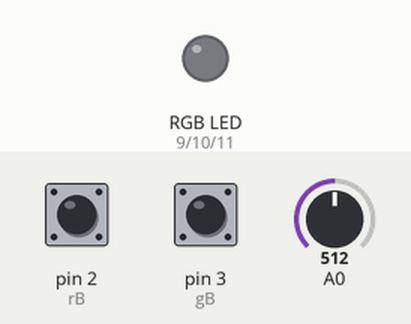
Simulated run of this sketch. Board: Arduino Nano, built with avr-gcc and run on an emulated ATmega328P. On the bench: an RGB LED mixed from three pins (HIGH = lit). Inputs (shaded band) come from the test bench; at power-on: pin 2 (rB) HIGH, pin 3 (gB) HIGH, A0 = 512. Dim RGB values are drawn brighter than linear.

Above: at 1.2 s.
1.3 s: pin 2 (rB) pulled LOW for 0.15 s
At 1.37 s:
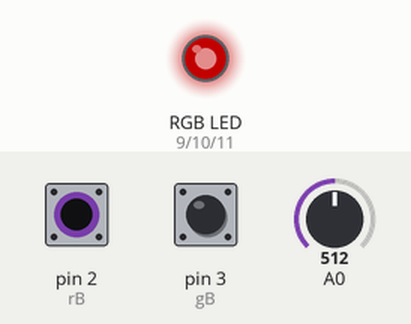
2.9 s: pin 3 (gB) pulled LOW for 0.15 s
At 2.97 s:
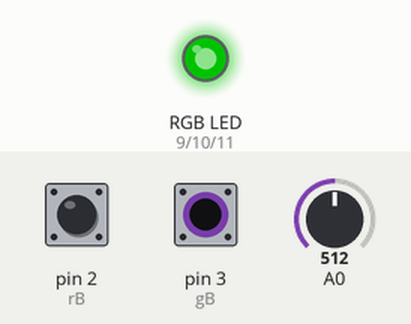
4.5 s: pin 3 (gB) pulled LOW for 3.2 s
At 8.9 s:
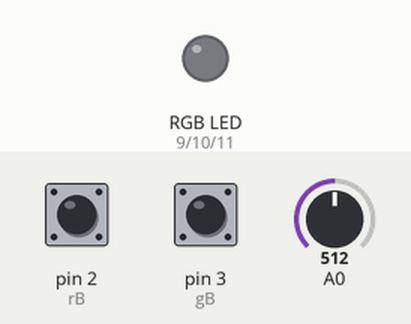
9.2 s: pin 2 (rB) pulled LOW for 1 s
At 10.0 s:
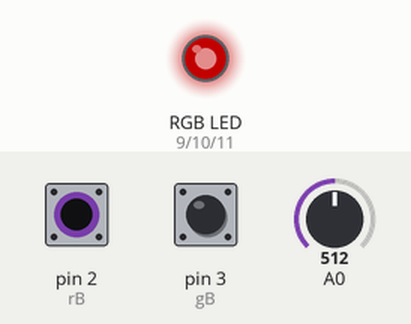
11.7 s: pin 2 (rB) pulled LOW for 3.2 s
At 15.6 s:
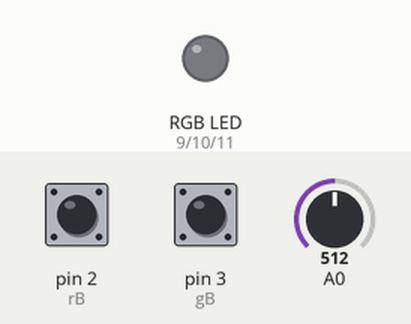
16.4 s: pin 2 (rB) driven LOW and pin 3 (gB) driven LOW
At 16.7 s:
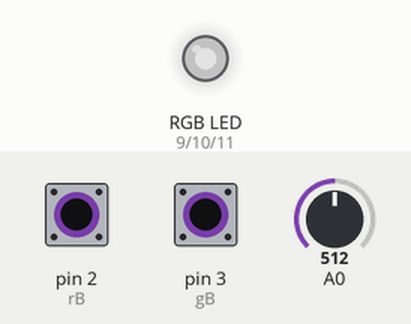
Timing chart, 0 to 18.9 s (numbered marks = the images above; inputs shaded):
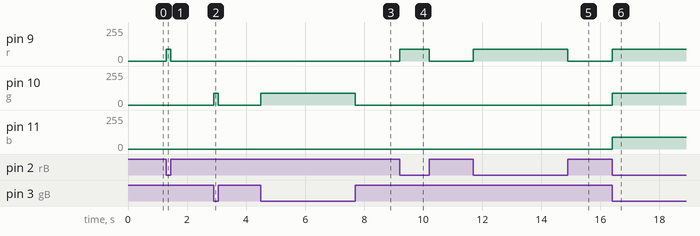

Measured:
- after the input at 1.3 s, pin 9 (r): 0/255 → 88/255 at once, → 0/255 0.15 s later
- after the input at 2.9 s, pin 10 (g): 0/255 → 88/255 at once, → 0/255 0.15 s later
- after the input at 4.5 s, pin 10 (g): 0/255 → 88/255 at once, → 0/255 3.2 s later
- after the input at 9.2 s, pin 9 (r): 0/255 → 88/255 at once, → 0/255 1.0 s later
- after the input at 11.7 s, pin 9 (r): 0/255 → 88/255 at once, → 0/255 3.2 s later
- after the input at 16.4 s, pin 9 (r), pin 10 (g), pin 11 (b): 0/255 → 88/255 at once

The sketch:

rgbtest.ino
```cpp
int rB = 2;
int gB = 3;
int r = 9;
int g = 10;
int b = 11;
int pm = A0;

void setup() {
  // put your setup code here, to run once:
  pinMode(rB, INPUT_PULLUP);
  pinMode(gB, INPUT_PULLUP);
  pinMode(r, OUTPUT);
  pinMode(g, OUTPUT);
  pinMode(b, OUTPUT);
}

void loop() {
  // put your main code here, to run repeatedly:
  pm = analogRead(A0);
  if (digitalRead(rB) == LOW) {
    if (digitalRead(gB) == LOW) {
      white();
    } else {
      red();
    }
  } else if (digitalRead(gB) == LOW) {
    green();
  } else {
    off();
  }
}
void red () {

  //set the LED pins to values that make red
  analogWrite(r, (pm+20)/6);
  analogWrite(g, 0);
  analogWrite(b, 0);
}
void green () {

  //set the LED pins to values that make green
  analogWrite(r, 0);
  analogWrite(g, (pm+20)/6);
  analogWrite(b, 0);
}
void white () {

  //set the LED pins to values that make green
  analogWrite(r, (pm+20)/6);
  analogWrite(g, (pm+20)/6);
  analogWrite(b, (pm+20)/6);
}
void off () {

  //set all three LED pins to 0 or OFF
  analogWrite(r, 0);
  analogWrite(g, 0);
  analogWrite(b, 0);
}
```
